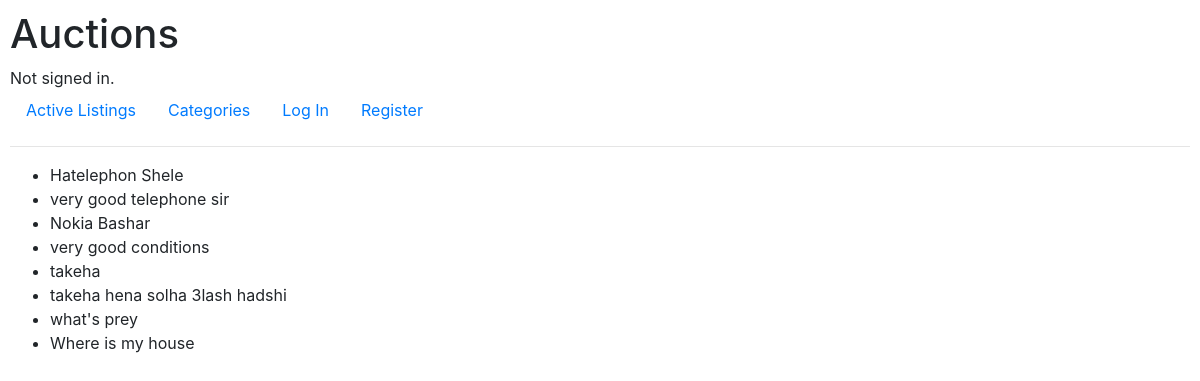
The page /view/Electronics on the database as committed earlier.
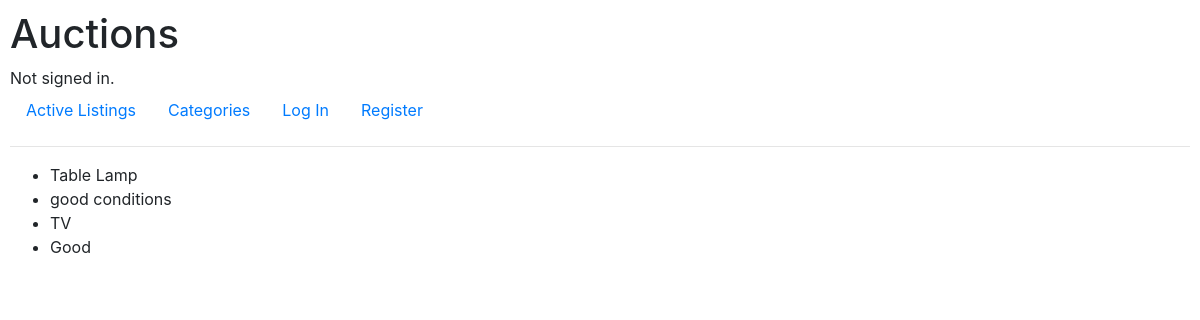
The same page on the database as committed later.
### auctions/models.py (models this page shows, shortened)
class Auction_Listing(models.Model):
    seller = models.ForeignKey(
        User, on_delete=models.CASCADE, related_name="listed_by")
    title = models.CharField(max_length=64)
    description = models.TextField(max_length=500)
    starting_bid = models.PositiveIntegerField()
    image = models.URLField(blank=True)
    time = models.DateTimeField(auto_now=True)
    category = models.CharField(max_length=64, default="Unspecified!")
    price = models.PositiveIntegerField()

### auctions/views.py (the view)
# urls.py: path("view/<str:category>", views.view_cat, name="view")
def view_cat(request, category):
    filtered_listings = Auction_Listing.objects.filter(
        category=category)
    return render(request, "auctions/view_cat.html", {
        "listings": filtered_listings
    })

### auctions/templates/auctions/view_cat.html
{%extends "auctions/layout.html"%}
{%block body%}
<ul>
    {%for listing in listings%}
    <li>{{listing.title}}</li>
    <li>{{listing.description}}</li>
    {%endfor%}
</ul>
{%endblock%}

Rows that differ between the two databases and show on the page:
no longer on this page (row edited): Auction_Listing: title "Nokia Bashar", description "very good conditions"
no longer on this page (row edited): Auction_Listing: title "what's prey", description "Where is my house"
changed Auction_Listing: title "Hatelephon Shele" → "Table Lamp"; description "very good telephone sir" → "good conditions"
changed Auction_Listing: title "takeha" → "TV"; description "takeha hena solha 3lash hadshi" → "Good"
